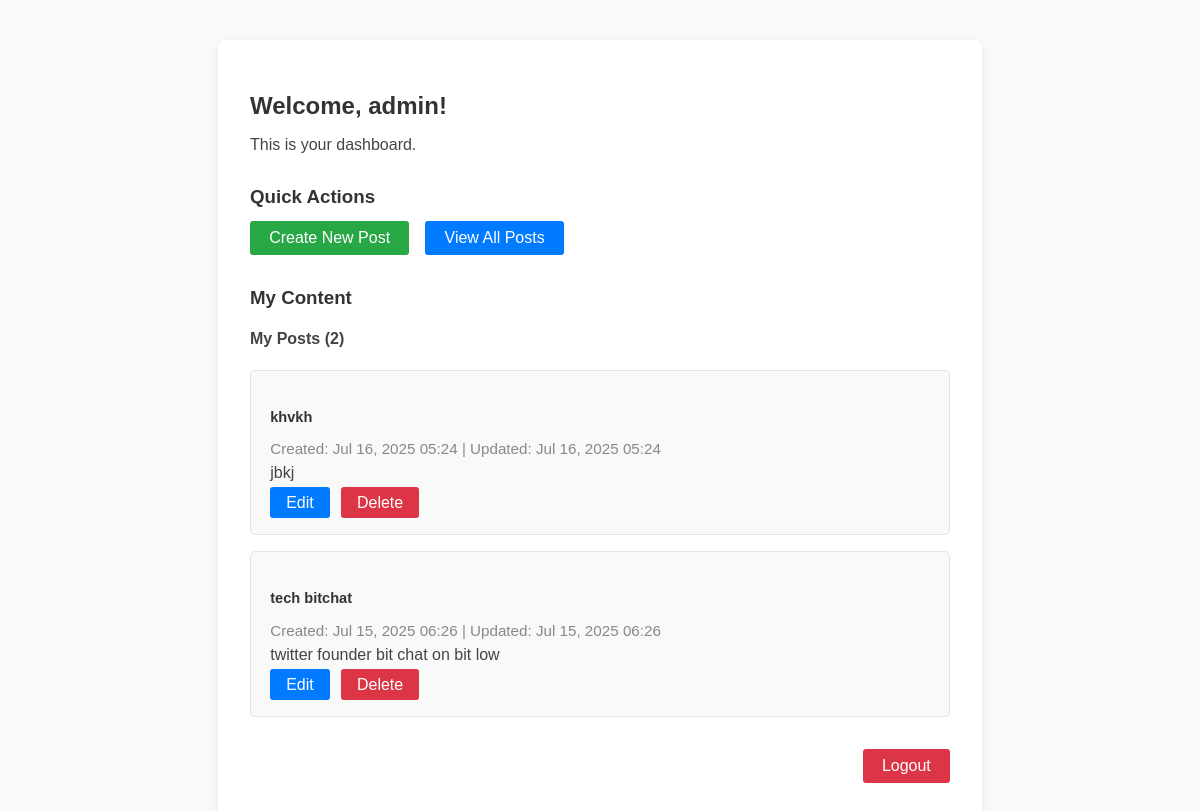
/accounts/profile/ (signed in), run on the app's committed database.
### secureblog/models.py (models this page shows, shortened)
class Post(models.Model):
    title = models.CharField(max_length=200)
    content = models.TextField()
    created_at = models.DateTimeField(auto_now_add=True)
    last_modified = models.DateTimeField(auto_now=True)
    author = models.ForeignKey(User, on_delete=models.CASCADE)
    categories = models.ManyToManyField("Category", related_name="posts")
    is_published = models.BooleanField(default=True)  # <-- Add this field
    class Meta:
        ordering = ['-created_at']

### accounts/views.py (the view)
# urls.py: path('profile/', DashboardView.as_view(), name='dashboard'),
class DashboardView(LoginRequiredMixin, TemplateView):
    template_name = 'accounts/profile.html'  # Fix path
    login_url = reverse_lazy('login')  # Redirect to login if not authenticated
    def get_context_data(self, **_):
        return {
            'user_posts': Post.objects.filter(author=self.request.user),
            'user_comments': Comment.objects.filter(author=self.request.user),
        }

### accounts/templates/accounts/profile.html (shortened to what this page needs)
<html>
    <head>
    </head>
    <body>
        <div class="container">
            <div class="header" style="margin-bottom: 2em">
                <h2>Welcome, {{ user.username }}!</h2>
                <p>This is your dashboard.</p>
            </div>
            <div class="quick-actions">
                <h3>Quick Actions</h3>
                <div class="actions">
                    <a href="{% url 'post_create' %}" class="create">Create New Post</a>
                    <a href="{% url 'post_list' %}" class="view">View All Posts</a>
                </div>
            </div>
            <div class="my-content">
                <h3>My Content</h3>
                <div>
                    <h4>My Posts ({{ user_posts.count }})</h4>
                    {% if user_posts %}
                        {% for post in user_posts %}
                            <div class="post-container">
                                <h5>
                                    <a href="{% url 'post_detail' post.pk %}">{{ post.title }}</a>
                                </h5>
                                <p class="meta">
                                    Created: {{ post.created_at|date:"M d, Y H:i" }}
                                    {% if post.last_modified != post.created_at %}
                                        | Updated: {{ post.last_modified|date:"M d, Y H:i" }}
                                    {% endif %}
                                </p>
                                <p class="content">
                                    {{ post.content|truncatewords:15 }}
                                </p>
                                <div class="actions">
                                    <a href="{% url 'post_update' post.pk %}" class="edit">Edit</a>
                                    <a href="{% url 'post_delete' post.pk %}" class="delete">Delete</a>
                                </div>
                            </div>
                        {% endfor %}
                    {% else %}
                        <p style="color: #888">You haven't made any comments yet.</p>
                    {% endif %}
                </div>
            </div>
            <div class="footer">
                <form method="post" action="{% url 'logout' %}">
                    <button type="submit">Logout</button>
                </form>
            </div>
        </div>
    </body>
</html>

### accounts/templates/accounts/profile.html (style rules this page uses)
body { background: #f8f9fa; font-family: Arial, sans-serif; color: #222; margin: 0; }
.container { max-width: 700px; margin: 40px auto; padding: 2em; background: #fff; border-radius: 8px; box-shadow: 0 2px 8px rgba(0, 0, 0, 0.07); }
.header h2 { color: #333; margin-bottom: 0.5em; }
.header p { color: #444; }
.quick-actions { margin-bottom: 2em; }
.quick-actions h3 { color: #333; margin-bottom: 0.7em; }
.quick-actions .actions { display: flex; gap: 1em; }
.quick-actions a.create { background: #28a745; color: #fff; padding: 0.5em 1.2em; border-radius: 3px; text-decoration: none; font-weight: 500; }
.quick-actions a.view { background: #007bff; color: #fff; padding: 0.5em 1.2em; border-radius: 3px; text-decoration: none; font-weight: 500; }
.my-content { margin-bottom: 2em; }
.my-content h3 { color: #333; margin-bottom: 0.7em; }
.my-content h4 { color: #444; }
.post-container { background: #f9f9f9; border: 1px solid #e3e3e3; border-radius: 5px; padding: 1em 1.2em; margin: 1em 0; }
.post-container h5 { margin-bottom: 0.3em; }
.post-container h5 a { color: #333; text-decoration: none; font-size: 1.1em; font-weight: 600; }
.post-container .meta { color: #888; font-size: 0.95em; margin-bottom: 0.5em; }
.post-container .content { color: #444; margin: 5px 0; }
.post-container .actions { display: flex; gap: 0.7em; }
.post-container .actions a.edit { background: #007bff; color: #fff; padding: 0.4em 1em; border-radius: 3px; text-decoration: none; }
.post-container .actions a.delete { background: #dc3545; color: #fff; padding: 0.4em 1em; border-radius: 3px; text-decoration: none; }
.footer { text-align: right; }
.footer button { background: #dc3545; color: #fff; border: none; border-radius: 3px; padding: 0.5em 1.2em; font-size: 1em; font-weight: 500; cursor: pointer; }

### data on the page
Post: title "khvkh", created_at "Jul 16, 2025 05:24", last_modified "Jul 16, 2025 05:24", content "jbkj"
Post: title "tech bitchat", created_at "Jul 15, 2025 06:26", last_modified "Jul 15, 2025 06:26", content "twitter founder bit chat on bit low"

### other printed values
{{ user.username }} "admin"
{{ user_posts.count }} "2"
